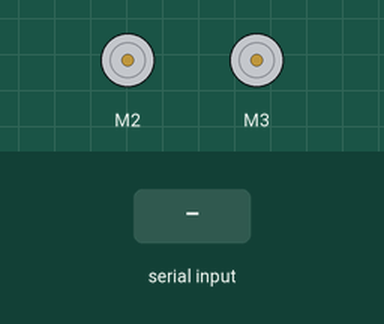
A sketch run on a simulated Arduino Uno, built with avr-gcc and run on an emulated ATmega328P. On the bench: 2 × DC motor (green arrow = forward, orange = backward, longer = faster). The test bench sets the inputs (shaded band). What the sketch prints to the serial monitor is not drawn.

Above: at 5.2 s.
5.3 s: "R90\n" received over the second serial link
At 5.8 s:
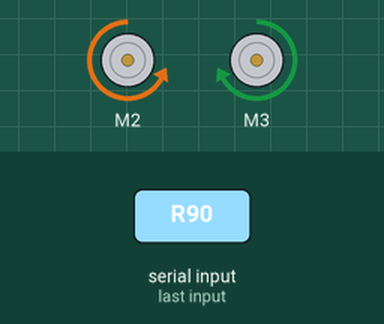
6.8 s: "P,45\n" received over the second serial link
At 8.2 s:
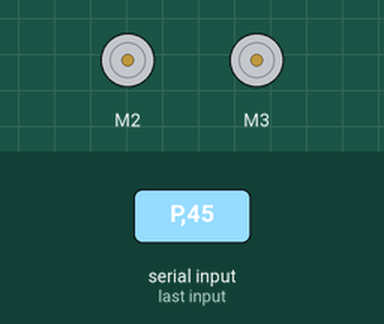
Timing chart, 0 to 9.8 s (numbered marks = the images above; inputs shaded):
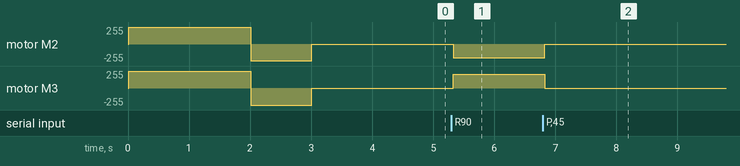

The sketch:

BT_TILT_back_up.ino
```cpp
//https://www.youtube.com/watch?v=OO7vKKuJ9a0
//http://arduparatodos.blogspot.com/2017/06/modulo-bluetooth-hc-06-con-arduino-y.html

#include <AFMotor.h>

    AF_DCMotor motorIz(2, MOTOR12_1KHZ); // create motor #1, 1KHz pwm
    AF_DCMotor motorDer(3, MOTOR12_1KHZ); // create motor #2, 1KHz pwm

#include <SoftwareSerial.h>
SoftwareSerial BT1(A0,A1); // RX, TX recordar que se cruzan, BT_RX->A1 y BT_Tx->A0

//Variables de control y/o lectura
char valor; //un solo byte, un caracter ASCII
String estado_pitch;// texto
String datos_in;


void setup() {

  Serial.begin(9600);
  BT1.begin(9600);
  test_cocherobot();

}

void loop() {

  if (BT1.available())  //Si el puerto serie (Bluetooth) está disponible
  {
    valor = BT1.read();  //Lee el dato entrante via Bluetooth

    if (valor == 'P')   //Si el dato entrante es del PITCH
    {
      //PITCH();   //Llama la función que controla el MOTOR IZQUIERDO
      BT_envio_datos();
    }
    if (valor == 'R')   //Si el dato entrante es del ROLL
    {
      BT_Roll();
//      ROLL();     //Llama la función que controla el MOTOR DERECHO
    }
     if (valor == 'S')   //Si el dato entrante es una S
    {
      MSTOP();     //Llama la función que DETIENE AMBOS MOTORES
    }
  }
}

void BT_envio_datos (){
  delay(30);
  while (BT1.available())
  {
    char c = BT1.read();   //Lee el dato entrante y lo almacena en una variable tipo char
    datos_in += c;    //Crea una cadena tipo String con los datos entrantes
  }// end while
  if (datos_in.length() > 0) //Se verifica que la cadena tipo String tenga un largo mayor a cero
    {
      datos_in = datos_in.toInt();
      int y = datos_in.toInt();
      Serial.println(datos_in);
      PITCH(y);
      datos_in = ""; //vaciamos la cadena
    }//end if

  }// end function BT_envio_datos

void BT_Roll (){
  delay(30);
  while (BT1.available())
  {
    char c = BT1.read();   //Lee el dato entrante y lo almacena en una variable tipo char
    datos_in += c;    //Crea una cadena tipo String con los datos entrantes
  }// end while
  if (datos_in.length() > 0) //Se verifica que la cadena tipo String tenga un largo mayor a cero
    {
      datos_in = datos_in.toInt();
      int y = datos_in.toInt();
      Serial.println(datos_in);
      ROLL(y);
      datos_in = ""; //vaciamos la cadena
    }//end if

  }// end function BT_envio_datos


void PITCH (int x){

   if (x > 10) {     // marcha = "FORWARD";
   int veloc = map (x, 0,90, 0,255);
   motorIz.setSpeed(veloc);
   motorDer.setSpeed(veloc);
   motorIz.run(FORWARD);
   motorDer.run(FORWARD);
   }
  else if ((x < -10)) { //MARCHA ATRÁS BACKWARD
    x = abs(x); //eliminamos el signo negativo
    int veloc = map (x, 0,90, 0,255);
    motorIz.setSpeed(veloc);
    motorDer.setSpeed(veloc);
    motorIz.run(BACKWARD);
    motorDer.run(BACKWARD);
  }
  else {
    motorIz.run(RELEASE);
    motorDer.run(RELEASE);
    }


}// end of PITCH


void ROLL (int x){

   if (x > 10) {     // GIRA IZQU;
   int veloc = map (x, 0,50, 0,255);
   motorIz.setSpeed(veloc);
   motorDer.setSpeed(veloc);
   motorIz.run(BACKWARD);
   motorDer.run(FORWARD);
   }
  else if ((x < -10)) { //GIRA DER
    x = abs(x); //eliminamos el signo negativo
    int veloc = map (x, 0,50, 0,255);
    motorIz.setSpeed(veloc);
    motorDer.setSpeed(veloc);
    motorIz.run(FORWARD);
    motorDer.run(BACKWARD);
  }
  else {
    motorIz.run(RELEASE);
    motorDer.run(RELEASE);
    }


}// end of PITCH

void PITCH_OLD()
{
  delay(30);
  while (BT1.available())
  {
    char c = BT1.read();   //Lee el dato entrante y lo almacena en una variable tipo char
    estado_pitch += c;    //Crea una cadena tipo String con los datos entrantes
  }
  if (estado_pitch.length() > 0)  //Se verifica que la cadena tipo String tenga un largo mayor a cero
  {
    estado_pitch = estado_pitch.toInt();
   Serial.println("posición ---> " + estado_pitch);
   ADELANTE ();

   /*
   if (velocidad <0){
    velocidad = abs(velocidad);
    motorIz.setSpeed(velocidad);
    motorIz.run(BACKWARD); }
   else  {
    motorIz.setSpeed(velocidad);
    motorIz.run(FORWARD); }
   */
   estado_pitch = "";    //Limpia la variable para poder leer posteriormente nuevos datos
  }
}

void MD()
{
  delay(30);
  while (BT1.available())
  {
    char c = BT1.read();   //Lee el dato entrante y lo almacena en una variable tipo char
    estado_pitch += c;    //Crea una cadena tipo String con los datos entrantes
  }
  if (estado_pitch.length() > 0)  //Se verifica que la cadena tipo String tenga un largo mayor a cero
  {
   int velocidad = estado_pitch.toInt();//alternativa long veloc = Serial.parseInt(estado_pitch)
   Serial.println("posición ---> " + estado_pitch);
  /*
   if (velocidad <0){
    velocidad = abs(velocidad);
    motorDer.setSpeed(velocidad);
    motorDer.run(BACKWARD); }
   else  {
    motorDer.setSpeed(velocidad);
    motorDer.run(FORWARD); }
   */
   estado_pitch = "";    //Limpia la variable para poder leer posteriormente nuevos datos
  }
}

void MSTOP()
{
   delay(30);
   motorDer.run(RELEASE);
   motorIz.run(RELEASE);
   motorDer.setSpeed(0);
   motorIz.setSpeed(0);
   BT1.end();//finaliza la conexión serie para que no reciba más datos del móvil
  }

void test_cocherobot(){
  BT1.println("Motor test!");

  motorIz.setSpeed(250);      // set the speed to 0  0/255
  motorDer.setSpeed(255);     // set the speed to 0  0/25
  Serial.print("tick FORWARD ");

  motorIz.run(FORWARD);      // turn it on going forward
  motorDer.run(FORWARD);      // turn it on going forward
  delay(2000);
  Serial.print("tock BACKWARD ");

  motorIz.run(BACKWARD);     // the other way
  motorDer.run(BACKWARD);     // the other way
  delay(1000);

  Serial.println("tuck RELEASE");
  motorIz.run(RELEASE);      // stopped
  motorDer.run(RELEASE);      // stopped
  delay(1000);
  }

 void ADELANTE (){
    motorIz.setSpeed(200);      // set the speed to 0  0/255
    motorDer.setSpeed(200);     // set the speed to 0  0/25
    Serial.print("tickFORWARD ");
    motorIz.run(FORWARD);      // turn it on going forward
    motorDer.run(FORWARD);      // turn it on going forward
    }
```

Measured:
- after the input at 5.3 s, motor M2: stopped → backward 203/255 at once; motor M3: stopped → forward 203/255 at once
- after the input at 6.8 s, motor M2: backward 203/255 → stopped at once; motor M3: forward 203/255 → stopped at once
